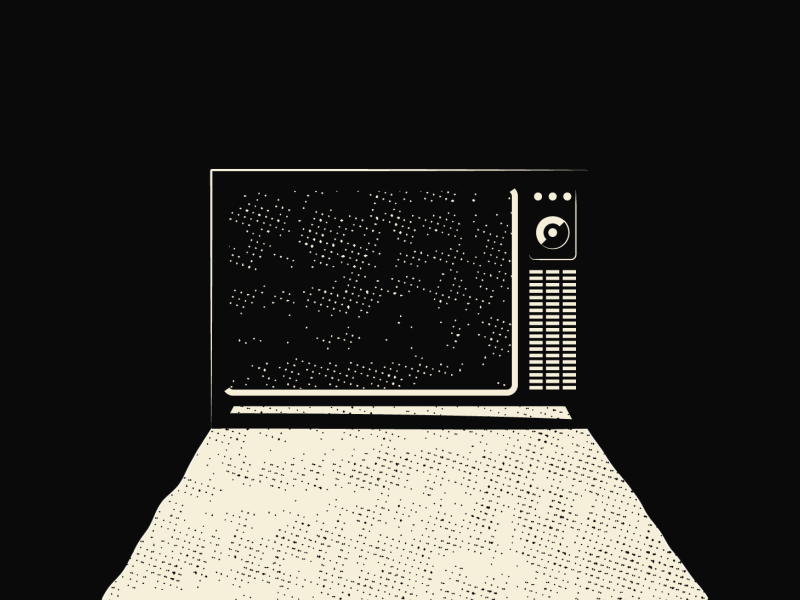
#> input picture assets/efeitos/televisao.gif, 800 x 600 px
$ python preparar-cutscene-tv.py
#> lines starting #> are read from the running program, lines starting #| are printed output that depends on the picture
#!/usr/bin/env python3
"""Gera o MP4 de streaming e o atlas da TV, sem alterar os arquivos originais.

Dependências de preparação: Pillow e ffmpeg (ou imageio-ffmpeg).
Uso: python scripts/preparar-cutscene-tv.py [--ffmpeg /caminho/ffmpeg]
"""
import argparse
import hashlib
import json
from pathlib import Path
import shutil
import struct
import subprocess

from PIL import Image

ROOT = Path(__file__).resolve().parents[1]


def sha256(path):
    return hashlib.sha256(path.read_bytes()).hexdigest()


def faststart(path):
    atoms = []
    with path.open("rb") as stream:
        while header := stream.read(8):
            if len(header) != 8:
                break
            size, kind = struct.unpack(">I4s", header)
            atoms.append(kind.decode("ascii"))
            if size < 8:
                break
            stream.seek(size - 8, 1)
    return "moov" in atoms and "mdat" in atoms and atoms.index("moov") < atoms.index("mdat")


def main():
    parser = argparse.ArgumentParser(description=__doc__)
    parser.add_argument("--ffmpeg")
    parser.add_argument("--television-only", action="store_true", help="Extrai só o quadro estático da TV original, sem recodificar o vídeo")
    args = parser.parse_args()
    directory = ROOT / "assets/efeitos/derivados"
    directory.mkdir(exist_ok=True)
    original_tv = ROOT / "assets/efeitos/televisao.gif"
    tv_hash = sha256(original_tv)
    tv = Image.open(original_tv)
#> tv is the input picture: PIL image 800x600 P; mean R, G, B 55.5, 54.3, 50.1
    timings = []
    for frame in range(tv.n_frames):
        tv.seek(frame)
        timings.append(tv.info.get("duration", 0))
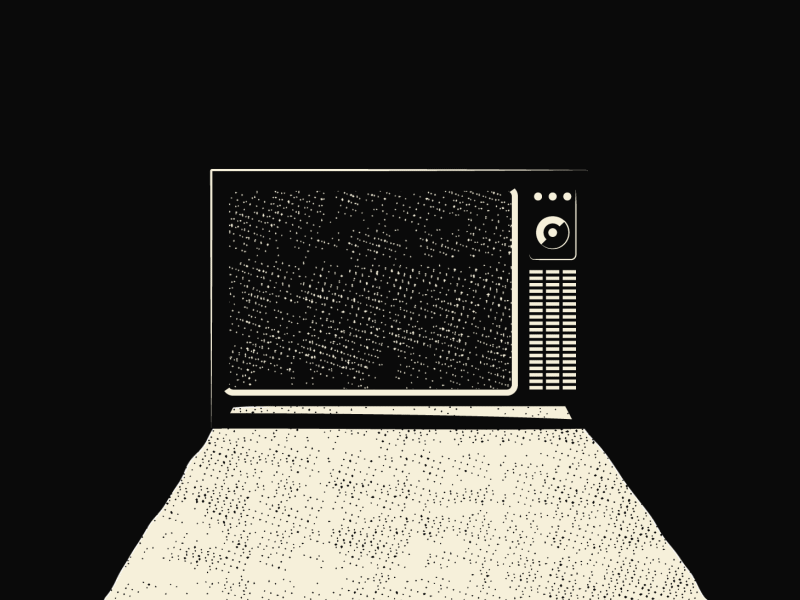
#> tv: PIL image 800x600 RGB; mean R, G, B 56, 54.8, 50.6
#> after the loop, timings = 72 values from 40 to 40
    tv.convert("RGBA").save(directory / "televisao-estatica.png")
    tv_report = {"original_sha256": tv_hash, "resolution": list(tv.size),
        "frames": tv.n_frames, "durations_ms": timings, "duration_ms": sum(timings),
        "hold_frame": tv.n_frames - 1,
        "screen": {"x": 226, "y": 190, "width": 286, "height": 199},
        "fit": "contain: preservar o GIF completo, sem zoom ou recorte"}
    (directory / "televisao-original.json").write_text(json.dumps(tv_report, indent=2) + "\n")
    assert sha256(original_tv) == tv_hash
    if args.television_only:
        print(json.dumps(tv_report))
        return
    executable = args.ffmpeg or shutil.which("ffmpeg")
    if not executable:
        import imageio_ffmpeg
        executable = imageio_ffmpeg.get_ffmpeg_exe()
    source = ROOT / "assets/efeitos/cutscene.mp4"
    gif = ROOT / "assets/efeitos/televisao-horror.gif"
    originals = {str(p.relative_to(ROOT)): sha256(p) for p in [source, gif, ROOT / "assets/efeitos/televisao.gif"]}
    output = directory / "cutscene-tv.mp4"
    # Apenas as duas inserções de ruído vertical recebem recorte central 4:3.
    # Rostos, títulos e o trecho de código verde mantêm o enquadramento original.
    filters = (
        "[0:v]split=3[base][green][red];"
        "[base]scale=960:720:flags=lanczos,setsar=1[normal];"
        "[green]crop=680:510:378:285,scale=960:720:flags=lanczos,setsar=1[g];"
        "[red]crop=832:624:306:228,scale=960:720:flags=lanczos,setsar=1[r];"
        "[normal][g]overlay=0:0:enable='gte(t,16.95)*lt(t,17.67)'[withgreen];"
        "[withgreen][r]overlay=0:0:enable='gte(t,19.95)*lt(t,20.87)'[video]"
    )
    subprocess.run([executable, "-hide_banner", "-loglevel", "error", "-i", str(source),
        "-filter_complex", filters, "-map", "[video]", "-map", "0:a?",
        "-c:v", "libx264", "-preset", "medium", "-crf", "20", "-pix_fmt", "yuv420p",
        "-profile:v", "main", "-level", "3.1", "-c:a", "copy", "-movflags", "+faststart",
        "-map_metadata", "-1", "-y", str(output)], check=True)
    image = Image.open(gif)
    delays = []
    for frame in range(image.n_frames):
        image.seek(frame)
        delays.append(image.info.get("duration", 0))
    # Extração sem editar a arte: o canvas compõe e limpa a tela/escrita em runtime.
    columns = 9
    atlas = Image.new("RGBA", (image.width * columns, image.height * ((image.n_frames + columns - 1) // columns)))
    for frame in range(image.n_frames):
        image.seek(frame)
        atlas.paste(image.convert("RGBA"), ((frame % columns) * image.width, (frame // columns) * image.height))
    atlas.save(directory / "televisao-horror-quadros.png", optimize=True)
    # A TV aproxima-se da câmera; medições de conteúdo ficam restritas à tela,
    # para não confundir a iluminação azul da sala com a imagem do monitor.
    rectangles = []
    for frame in range(image.n_frames):
        image.seek(frame)
        left, top = int(70 - .6 * frame), int(66 - .6 * frame)
        right, bottom = int(231 + .7 * frame), int(187 + .4 * frame)
        pixels = image.convert("RGB")
        points = [(x, y) for y in range(top, bottom) for x in range(left, right)
                  if max(pixels.getpixel((x, y))) > 60]
        xs, ys = zip(*points)
        rectangles.append([min(xs), min(ys), max(xs) + 1, max(ys) + 1])
    # Nos quadros escuros e no reset com interferência, usar as bordas da TV
    # conferidas nos vizinhos, sem rastrear as faixas de ruído que cruzam a sala.
    rectangles[:4] = [rectangles[4][:] for _ in range(4)]
    for frame in [38, 39]:
        rectangles[frame] = [round(a + (b - a) * (frame - 37) / 3)
                             for a, b in zip(rectangles[37], rectangles[40])]
    rectangles[50] = rectangles[49][:]
    rectangles[51:] = [rectangles[0][:] for _ in range(3)]
    metadata = {"width": image.width, "height": image.height, "columns": columns,
        "durations": delays, "screens": [
            {"x": l - 1, "y": t - 1, "width": r - l + 2, "height": b - t + 2}
            for l, t, r, b in rectangles]}
    (directory / "televisao-horror-quadros.json").write_text(json.dumps(metadata, indent=2) + "\n")
    for path, expected in originals.items():
        assert sha256(ROOT / path) == expected, f"Original alterado: {path}"
    assert faststart(output), "O MP4 precisa começar sem baixar o arquivo inteiro"
    report = {"originais_sha256": originals,
        "gif": {"resolucao": list(image.size), "quadros": image.n_frames,
            "duracoes_ms": delays, "loop_ms": sum(delays)},
        "tela_gif": "Retângulos por quadro em televisao-horror-quadros.json; imagem central e escrita ocultadas na composição.",
        "video": {"original_bytes": source.stat().st_size, "derivado_bytes": output.stat().st_size,
            "resolucao_derivada": [960, 720], "faststart": True,
            "ajuste": "contain; apenas o ruído verde/vermelho vertical recebe recorte proporcional 4:3",
            "ruido_verde": {"primeiro_quadro": 424, "ultimo_quadro": 441, "recorte_xywh": [378, 285, 680, 510]},
            "ruido_vermelho": {"primeiro_quadro": 499, "ultimo_quadro": 521, "recorte_xywh": [306, 228, 832, 624]}}}
    (directory / "cutscene-tv.json").write_text(json.dumps(report, ensure_ascii=False, indent=2) + "\n")
    print(json.dumps(report["video"], ensure_ascii=False))


if __name__ == "__main__":
    main()
#> (the call stopped at in main, `executable = imageio_ffmpeg.get_ffmpeg_exe()`: imageio_ffmpeg is not available in this run)
